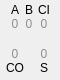
   <widget class="QWidget" name="adder_2" native="true">
    <property name="geometry">
     <rect>
      <x>464</x>
      <y>202</y>
      <width>60</width>
      <height>80</height>
     </rect>
    </property>
    <property name="styleSheet">
     <string notr="true">QWidget#adder_2 {
	background-color: rgb(227, 228, 230);
	border: 3px solid #d7d7d9;
	border-radius: 10px;
}
QWidget {
	font: 700 7pt &quot;Montserrat&quot;;
}</string>
    </property>
    <widget class="QLabel" name="connect_A_2">
     <property name="geometry">
      <rect>
       <x>5</x>
       <y>3</y>
       <width>20</width>
       <height>35</height>
      </rect>
     </property>
     <property name="text">
      <string>A&lt;br&gt;&lt;span style=&quot; color:#8d8e8e;&quot;&gt;0&lt;/span&gt;</string>
     </property>
     <property name="alignment">
      <set>Qt::AlignHCenter|Qt::AlignTop</set>
     </property>
    </widget>
    <widget class="QLabel" name="connect_B_2">
     <property name="geometry">
      <rect>
       <x>19</x>
       <y>3</y>
       <width>20</width>
       <height>35</height>
      </rect>
     </property>
     <property name="text">
      <string>B&lt;br&gt;&lt;span style=&quot; color:#8d8e8e;&quot;&gt;0&lt;/span&gt;</string>
     </property>
     <property name="alignment">
      <set>Qt::AlignHCenter|Qt::AlignTop</set>
     </property>
    </widget>
    <widget class="QLabel" name="connect_CI_2">
     <property name="geometry">
      <rect>
       <x>34</x>
       <y>3</y>
       <width>20</width>
       <height>35</height>
      </rect>
     </property>
     <property name="text">
      <string>CI&lt;br&gt;&lt;span style=&quot; color:#8d8e8e;&quot;&gt;0&lt;/span&gt;</string>
     </property>
     <property name="alignment">
      <set>Qt::AlignHCenter|Qt::AlignTop</set>
     </property>
    </widget>
    <widget class="QLabel" name="connect_CO_2">
     <property name="geometry">
      <rect>
       <x>5</x>
       <y>40</y>
       <width>20</width>
       <height>35</height>
      </rect>
     </property>
     <property name="text">
      <string>&lt;span style=&quot; color:#8d8e8e;&quot;&gt;0&lt;/span&gt;&lt;br&gt;CO</string>
     </property>
     <property name="alignment">
      <set>Qt::AlignBottom|Qt::AlignHCenter</set>
     </property>
    </widget>
    <widget class="QLabel" name="connect_S_2">
     <property name="geometry">
      <rect>
       <x>34</x>
       <y>40</y>
       <width>20</width>
       <height>35</height>
      </rect>
     </property>
     <property name="text">
      <string>&lt;span style=&quot; color:#8d8e8e;&quot;&gt;0&lt;/span&gt;&lt;br&gt;S</string>
     </property>
     <property name="alignment">
      <set>Qt::AlignBottom|Qt::AlignHCenter</set>
     </property>
    </widget>
   </widget>
